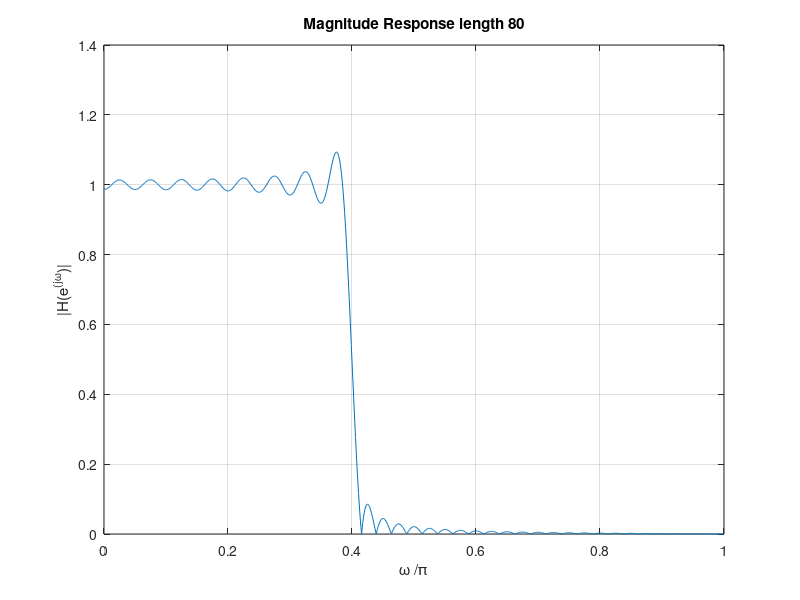
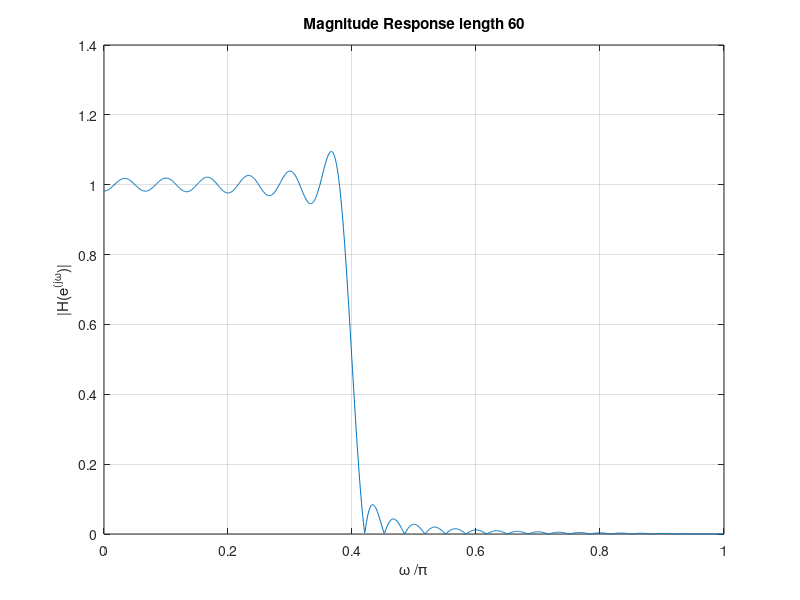
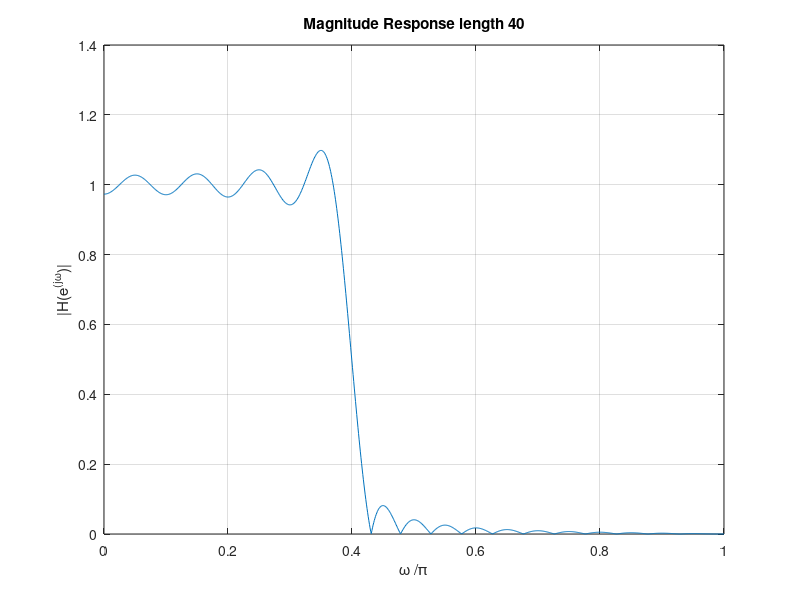
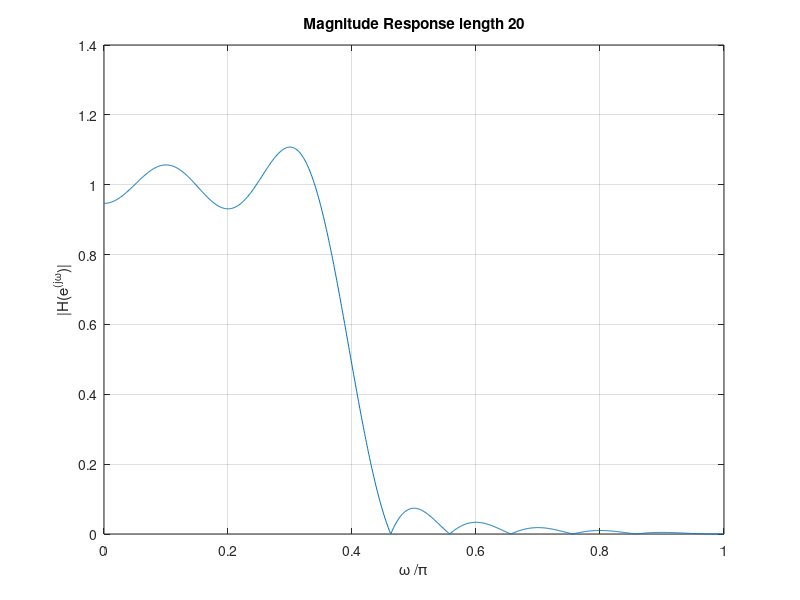

The MATLAB source for these figures, in order:
% Q7.9 - zero-phase lowpass filters to demonstrate Gibbs - even length
% Brian R. Greene
clc
clear
% setup parameters
n = -39.5:39.5;
h = 0.4 * sinc(0.4*n);
w = 0:pi/1023:pi;
H = freqz(h, 1, w);
% plot length-80 sequence
figure(1);
clf
plot(w/pi, abs(H))
grid on
xlabel('\omega /\pi')
ylabel('|H(e^{(j\omega})|')
title('Magnitude Response length 80')
% length 60
h60 = h(11:70);
H60 = freqz(h60, 1, w);
% plot length 60
figure(2);
clf
plot(w/pi, abs(H60))
grid on
xlabel('\omega /\pi')
ylabel('|H(e^{(j\omega})|')
title('Magnitude Response length 60')
% length 40
h40 = h(21:60);
H40 = freqz(h40, 1, w);
% plot length 40
figure(3);
clf
plot(w/pi, abs(H40))
grid on
xlabel('\omega /\pi')
ylabel('|H(e^{(j\omega})|')
title('Magnitude Response length 40')
% length 20
h20 = h(31:50);
H20 = freqz(h20, 1, w);
% plot length 20
figure(4);
clf
plot(w/pi, abs(H20))
grid on
xlabel('\omega /\pi')
ylabel('|H(e^{(j\omega})|')
title('Magnitude Response length 20')
